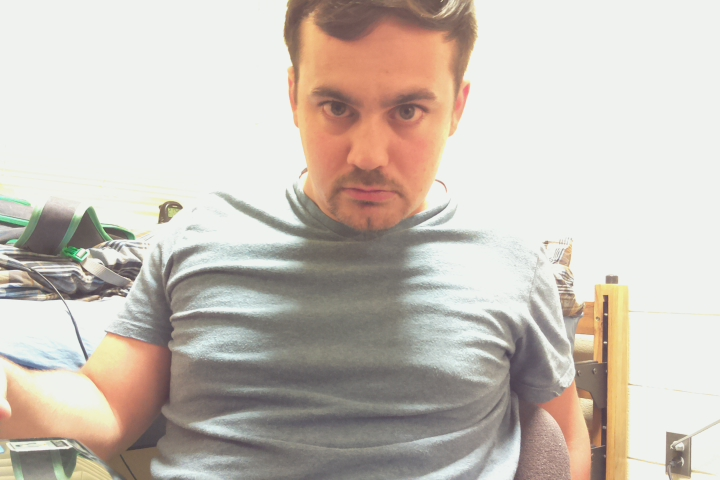
#> input picture capture.jpg, 720 x 480 px
$ python pitest.py   (older library calls are emulated)
#> lines starting #> are read from the running program, lines starting #| are printed output that depends on the picture; after the words box and inside, x2 and y2 are one past the last pixel; in counts of white or black regions, pixels touching at a corner belong together
#!/usr/bin/env python2

import cv2

def detect(path):
#> called with path = 'capture.jpg'
    img = cv2.imread(path)
#> img is the input picture: shape (480, 720, 3); mean B, G, R 184.2, 193, 201
    cascade = cv2.CascadeClassifier("haarcascade_frontalface_alt.xml")
    rects = cascade.detectMultiScale(img, 1.3, 4, cv2.cv.CV_HAAR_SCALE_IMAGE, (20,20))
#> rects = [[280, 40, 188, 188]]

    if len(rects) == 0:
        return [], img
    rects[:, 2:] += rects[:, :2]
    return rects, img

def box(rects, img):
    for x1, y1, x2, y2 in rects:
        cv2.rectangle(img, (x1, y1), (x2, y2), (127, 255, 0), 2)
    cv2.imwrite('detected.jpg', img);

rects, img = detect("capture.jpg")
#> rects = [[280, 40, 468, 228]]
box(rects, img)
#> the loop in box, `for x1, y1, x2, y2 in rects:` made 1 pass
#> after the loop in box, `for x1, y1, x2, y2 in rects:`:
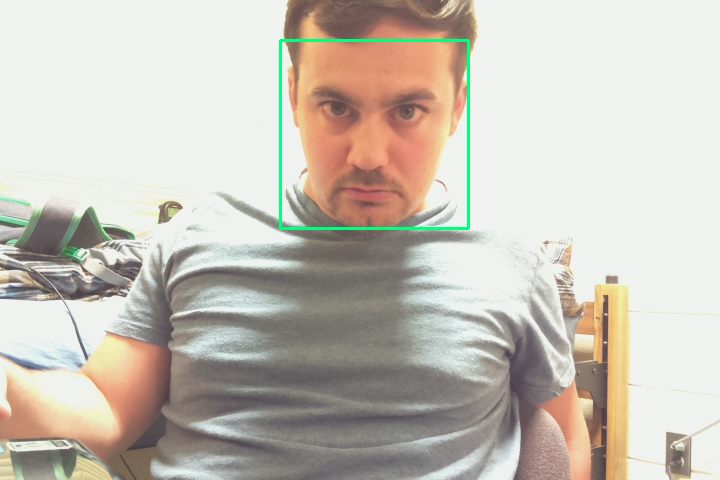
#> img: shape (480, 720, 3); 0.65% of pixels changed, all inside (x1, y1, x2, y2) = (279, 39, 470, 230)
